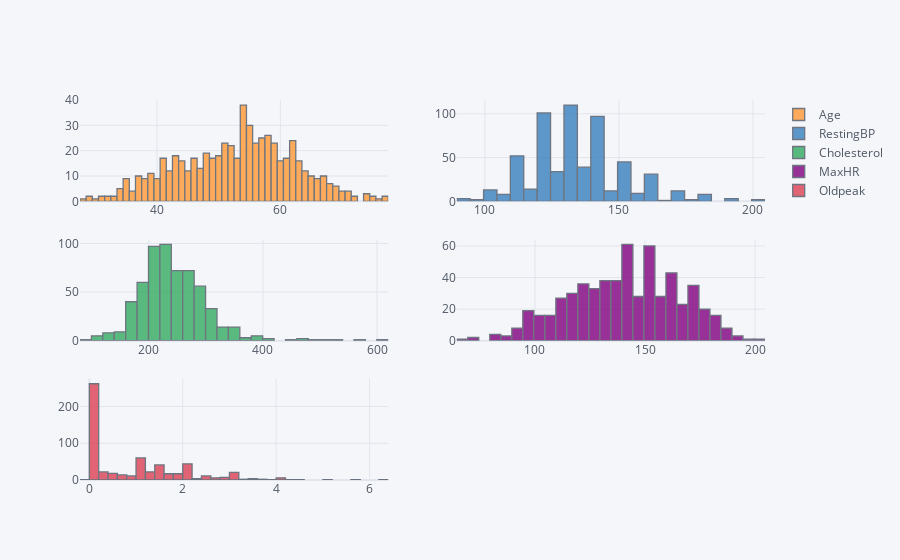

Write notebook code for a chart like this one.
### Code cell
x=train_set[numerical].iplot(kind='histogram',subplots=True,bins=50)

### Figure 1 — Plotly figure (JSON) as saved in the notebook; plotly's stock layout.template omitted (floating-point values rounded to 4 significant figures; data arrays with more than 128 entries replaced by an {"elided": "..."} marker saying what was removed)
{"data": [{"histfunc": "count", "histnorm": "", "marker": {"color": "rgba(255, 153, 51, 1.0)", "line": {"color": "#4D5663", "width": 1.3}}, "name": "Age", "nbinsx": 50, "opacity": 0.8, "orientation": "v", "type": "histogram", "x": {"elided": "598 int values"}, "xaxis": "x", "yaxis": "y"}, {"histfunc": "count", "histnorm": "", "marker": {"color": "rgba(55, 128, 191, 1.0)", "line": {"color": "#4D5663", "width": 1.3}}, "name": "RestingBP", "nbinsx": 50, "opacity": 0.8, "orientation": "v", "type": "histogram", "x": {"elided": "598 int values"}, "xaxis": "x2", "yaxis": "y2"}, {"histfunc": "count", "histnorm": "", "marker": {"color": "rgba(50, 171, 96, 1.0)", "line": {"color": "#4D5663", "width": 1.3}}, "name": "Cholesterol", "nbinsx": 50, "opacity": 0.8, "orientation": "v", "type": "histogram", "x": {"elided": "598 int values"}, "xaxis": "x3", "yaxis": "y3"}, {"histfunc": "count", "histnorm": "", "marker": {"color": "rgba(128, 0, 128, 1.0)", "line": {"color": "#4D5663", "width": 1.3}}, "name": "MaxHR", "nbinsx": 50, "opacity": 0.8, "orientation": "v", "type": "histogram", "x": {"elided": "598 int values"}, "xaxis": "x4", "yaxis": "y4"}, {"histfunc": "count", "histnorm": "", "marker": {"color": "rgba(219, 64, 82, 1.0)", "line": {"color": "#4D5663", "width": 1.3}}, "name": "Oldpeak", "nbinsx": 50, "opacity": 0.8, "orientation": "v", "type": "histogram", "x": {"elided": "598 float values"}, "xaxis": "x5", "yaxis": "y5"}], "layout": {"barmode": "overlay", "legend": {"bgcolor": "#F5F6F9", "font": {"color": "#4D5663"}}, "paper_bgcolor": "#F5F6F9", "plot_bgcolor": "#F5F6F9", "title": {"font": {"color": "#4D5663"}}, "xaxis": {"anchor": "y", "domain": [0, 0.45], "gridcolor": "#E1E5ED", "showgrid": true, "tickfont": {"color": "#4D5663"}, "title": {"font": {"color": "#4D5663"}, "text": ""}, "zerolinecolor": "#E1E5ED"}, "xaxis2": {"anchor": "y2", "domain": [0.55, 1], "gridcolor": "#E1E5ED", "showgrid": true, "tickfont": {"color": "#4D5663"}, "title": {"font": {"color": "#4D5663"}, "text": ""}, "zerolinecolor": "#E1E5ED"}, "xaxis3": {"anchor": "y3", "domain": [0, 0.45], "gridcolor": "#E1E5ED", "showgrid": true, "tickfont": {"color": "#4D5663"}, "title": {"font": {"color": "#4D5663"}, "text": ""}, "zerolinecolor": "#E1E5ED"}, "xaxis4": {"anchor": "y4", "domain": [0.55, 1], "gridcolor": "#E1E5ED", "showgrid": true, "tickfont": {"color": "#4D5663"}, "title": {"font": {"color": "#4D5663"}, "text": ""}, "zerolinecolor": "#E1E5ED"}, "xaxis5": {"anchor": "y5", "domain": [0, 0.45], "gridcolor": "#E1E5ED", "showgrid": true, "tickfont": {"color": "#4D5663"}, "title": {"font": {"color": "#4D5663"}, "text": ""}, "zerolinecolor": "#E1E5ED"}, "yaxis": {"anchor": "x", "domain": [0.7333, 1], "gridcolor": "#E1E5ED", "showgrid": true, "tickfont": {"color": "#4D5663"}, "title": {"font": {"color": "#4D5663"}, "text": ""}, "zerolinecolor": "#E1E5ED"}, "yaxis2": {"anchor": "x2", "domain": [0.7333, 1], "gridcolor": "#E1E5ED", "showgrid": true, "tickfont": {"color": "#4D5663"}, "title": {"font": {"color": "#4D5663"}, "text": ""}, "zerolinecolor": "#E1E5ED"}, "yaxis3": {"anchor": "x3", "domain": [0.3667, 0.6333], "gridcolor": "#E1E5ED", "showgrid": true, "tickfont": {"color": "#4D5663"}, "title": {"font": {"color": "#4D5663"}, "text": ""}, "zerolinecolor": "#E1E5ED"}, "yaxis4": {"anchor": "x4", "domain": [0.3667, 0.6333], "gridcolor": "#E1E5ED", "showgrid": true, "tickfont": {"color": "#4D5663"}, "title": {"font": {"color": "#4D5663"}, "text": ""}, "zerolinecolor": "#E1E5ED"}, "yaxis5": {"anchor": "x5", "domain": [0, 0.2667], "gridcolor": "#E1E5ED", "showgrid": true, "tickfont": {"color": "#4D5663"}, "title": {"font": {"color": "#4D5663"}, "text": ""}, "zerolinecolor": "#E1E5ED"}}}
